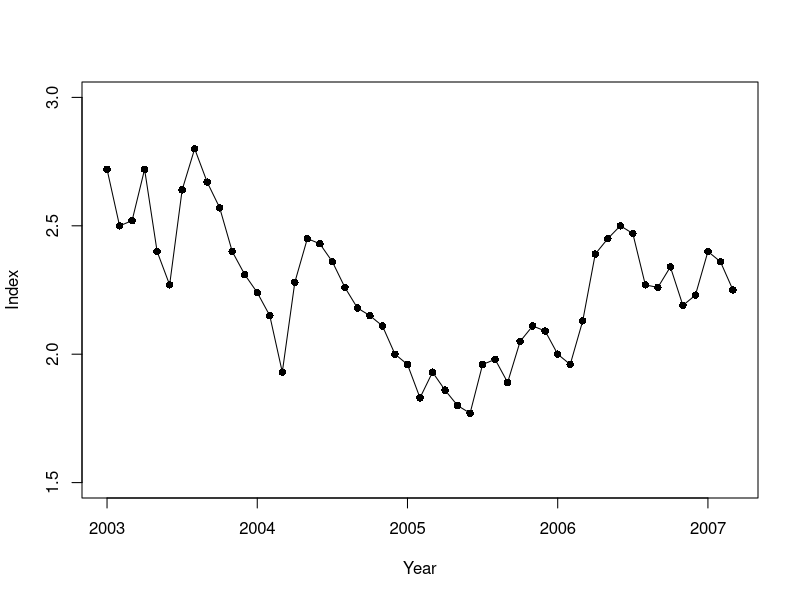
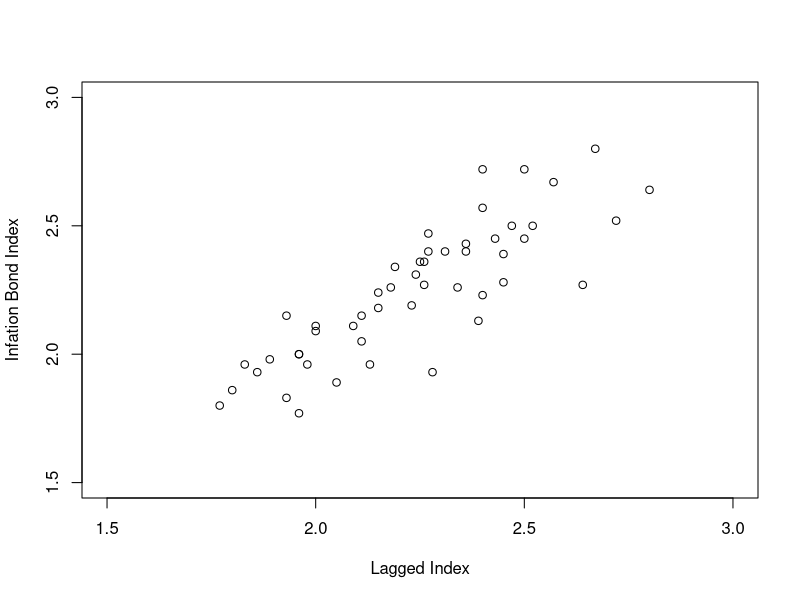
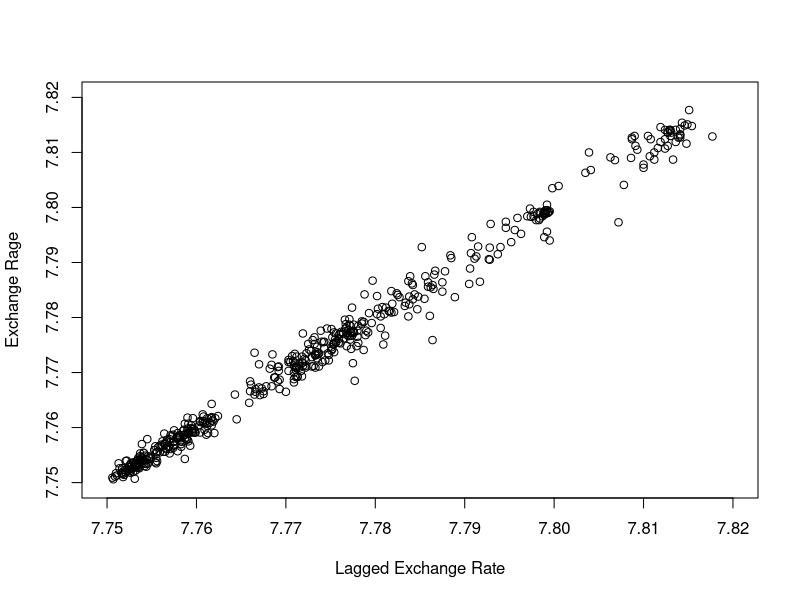
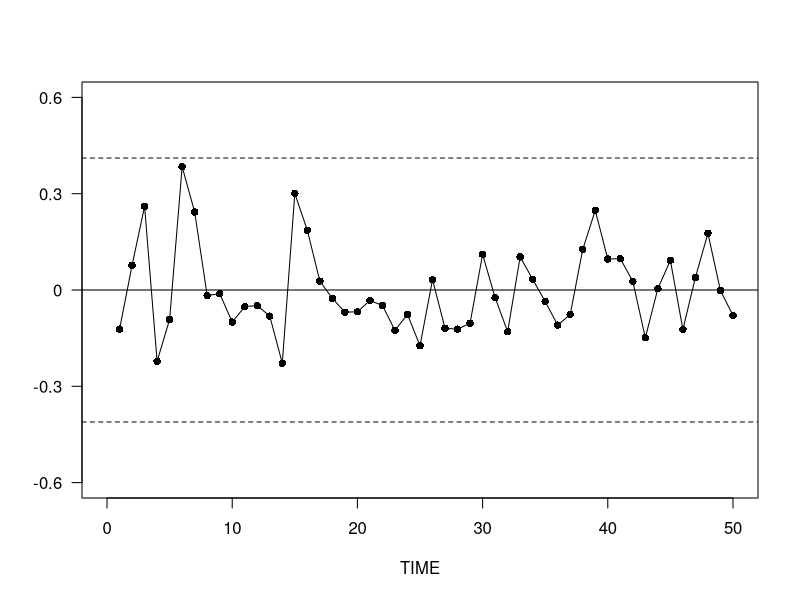
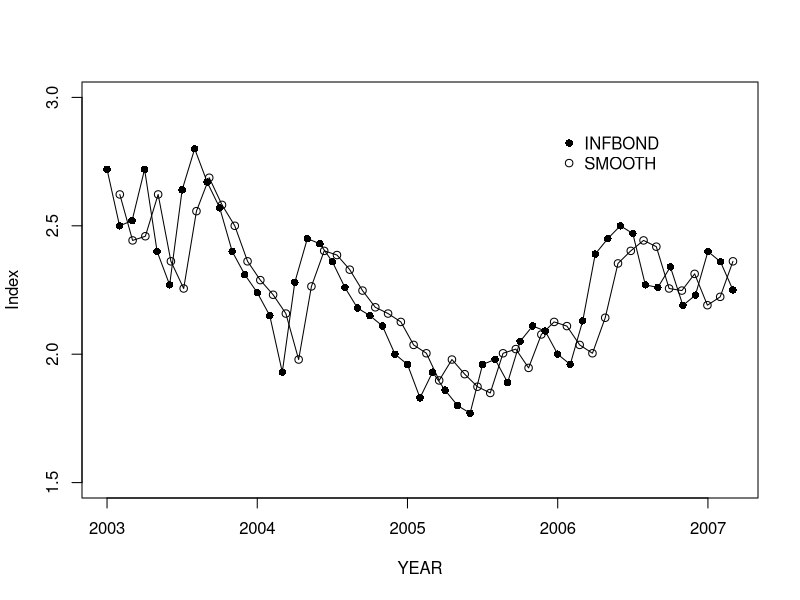
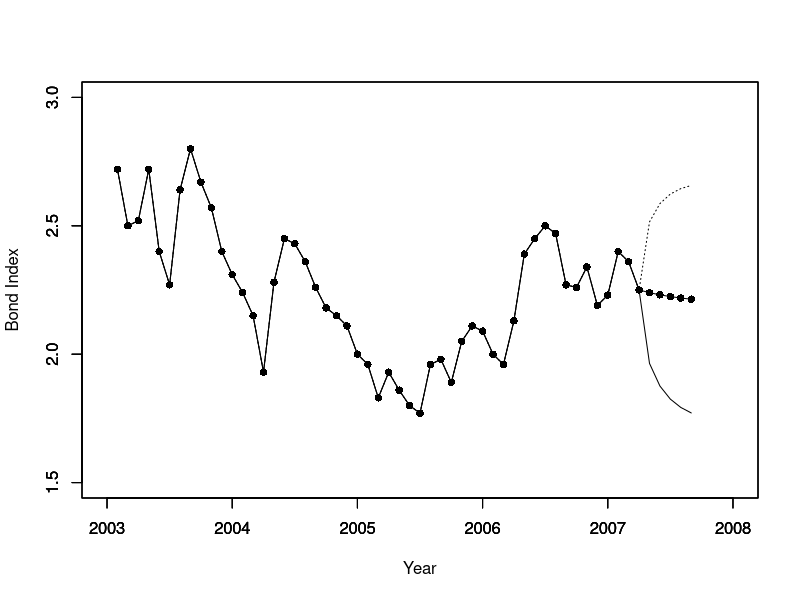
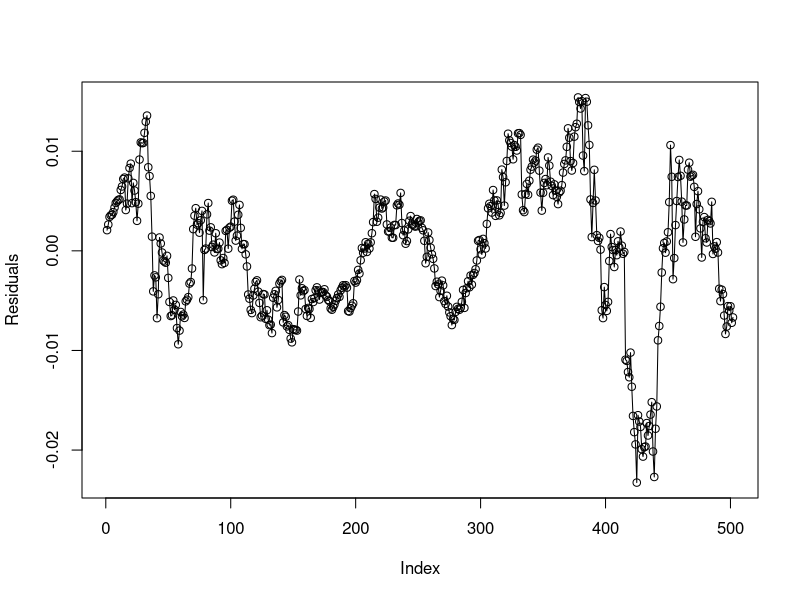
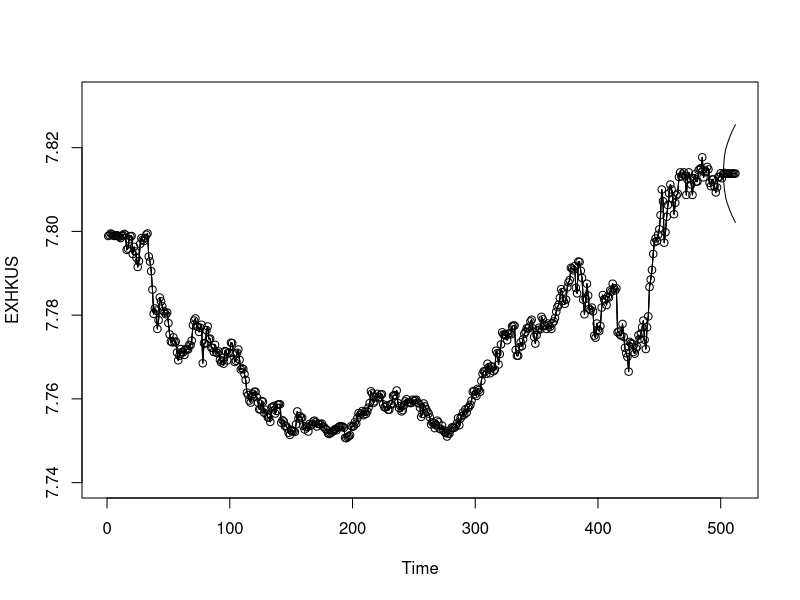

Write the R code that produced these figures, in order.
## ---- chunk 1
# Figure 81

inflation  <- read.csv("CSVData/InflationBond.csv", header=TRUE)
#inflation  <- read.csv("../../CSVData/InflationBond.csv", header=TRUE)

index<- inflation$INFBOND

foo  <- ts(index, freq = 12, start = c(2003,1),end=c(2007,3))
ts.plot(foo,ylab="Index", xlab="Year",type="o",ylim=c(1.5,3.0),
        gpars=list(pch=16))

## ---- chunk 2
Tab81 <- cbind(Mean=mean(index),Median=median(index),
                 Std=sd(index),Minimum=min(index),Maximum=max(index))
knitr::kable(Tab81, digits = 4)

## ---- chunk 3
# Figure 82
#inflation  <- read.csv("CSVData/InflationBond.csv", header=TRUE)
#inflation  <- read.csv("../../CSVData/InflationBond.csv", header=TRUE)
#index<- inflation$INFBOND

n <- length(index)
plot(index[-1],index[-n],xlim=c(1.5,3.0),ylim=c(1.5,3.0),
     xlab="Lagged Index", ylab="Infation Bond Index")


## ---- chunk 4
temp <- acf(index, plot = FALSE)
Tab83 <- temp$acf[1:6]
knitr::kable(Tab83, digits = 3)

## ---- chunk 5
cat('**Video: Section Summary**')
## ---- chunk 6
# Figure 83

exchange  <- read.csv("CSVData/HKExchange.csv", header=TRUE)
#exchange  <- read.csv("../../CSVData/HKExchange.csv", header=TRUE)

EXHKUS <- exchange$EXHKUS
plot(EXHKUS[-length(EXHKUS)], EXHKUS[-1], xlab="Lagged Exchange Rate",
     ylab="Exchange Rage", xlim=c(7.75,7.82),ylim=c(7.75,7.82))

## ---- chunk 7
cat('**Video: Section Summary**')
## ---- chunk 8
# Figure 84
#inflation  <- read.csv("CSVData/InflationBond.csv", header=TRUE)
#inflation  <- read.csv("../../CSVData/InflationBond.csv", header=TRUE)
#index<- inflation$INFBOND

lagind  <- index[-length(index)]
AR1  <- lm(index[-1] ~ lagind )
#summary(AR1)
e  <- index[-1] - as.numeric(AR1$fitted)
s  <- sqrt(sum((e-mean(e))^2)/(length(index[-1])-2))
#  = sd(e)*sqrt(49/48)
plot(c(1:50), e, xlim=c(0,50), ylim=c(-0.6,0.6), xlab="TIME",
     ylab="", type="o", pch=16,axes=F)
abline(h=0, lty=1)
abline(h=c(-3*s,3*s), lty=2)
xat  <- seq(0,50,by=10)
yat  <- seq(-0.6,0.6,by=0.3)
axis(1,at=xat,labels=as.character(xat),las=1)
axis(2,at=yat,labels=as.character(yat),las=1)
box()


## ---- chunk 9
# Table 8.5
temp <- acf(e, plot = FALSE, demean = FALSE, lag.max = 6)
Tab85 <- temp$acf[1:6]
knitr::kable(Tab85, digits = 3)

## ---- chunk 10
cat('**Video: Section Summary**')
## ---- chunk 11
# Figure 85
#inflation  <- read.csv("CSVData/InflationBond.csv", header=TRUE)
#inflation  <- read.csv("../../CSVData/InflationBond.csv", header=TRUE)
#index<- inflation$INFBOND
#foo  <- ts(index, freq = 12, start = c(2003,1),end=c(2007,3))
#AR1  <- lm(index[-1] ~ lagind )

ts.plot(foo,ylab="Index", xlab="YEAR",ylim=c(1.5,3.0),
        gpars=list(pch=16,type="o"))
pred  <- c(NA,as.numeric(AR1$fitted))
par(new=TRUE)
foopred  <- ts(pred, freq = 12, start = c(2003,2),end=c(2007,3))
ts.plot(foopred,gpars=list(pch=1,type="o",axes=F),ylim=c(1.5,3.0),
        xlab="",ylab="")
legend(2006,2.9,legend=c("INFBOND","SMOOTH"),pch=c(16,1),bty="n")

## ---- chunk 12
# Figure 86
#inflation  <- read.csv("CSVData/InflationBond.csv", header=TRUE)
#inflation  <- read.csv("../../CSVData/InflationBond.csv", header=TRUE)
#index<- inflation$INFBOND
#AR1  <- lm(index[-1] ~ lagind )

fore  <- index
b0    <- as.numeric(AR1$coef[1])
b1    <- as.numeric(AR1$coef[2])
for(i in 52:57) {fore  <- c(fore,fore[length(fore)]*b1 + b0)}

crit  <- qt(0.025,48,lower.tail=F)
temp  <- b1^((c(1:6)-1)*2)
wid   <- NULL
for(k in 1:6) {wid[k]  <- sqrt(sum(temp[1:k]))*s*crit}
lower  <- c(index,fore[52:57]-wid)
upper  <- c(index,fore[52:57]+wid)

foofore  <- ts(fore, freq = 12, start = c(2003,2),end=c(2007,9))
ts.plot(foofore,gpars=list(type="o",pch=16),ylim=c(1.5,3.0),
        xlab="Year",ylab="Bond Index",xlim=c(2003,2008))
par(new=TRUE)
foolower  <- ts(lower, freq = 12, start = c(2003,2),end=c(2007,9))
ts.plot(foolower,gpars=list(type="l",lty=1),ylim=c(1.5,3.0),
        xlab="",ylab="",axes=F,xlim=c(2003,2008))
par(new=TRUE)
fooupper  <- ts(upper, freq = 12, start = c(2003,2),end=c(2007,9))
ts.plot(fooupper,gpars=list(type="l",lty=3),ylim=c(1.5,3.0),
        xlab="",ylab="",axes=F,xlim=c(2003,2008))

## ---- chunk 13
cat('**Video: Section Summary**')
## ---- chunk 14
cat('**Video: Section Summary**')
## ---- chunk 15
# Figure 87
# exchange  <- read.csv("CSVData/HKExchange.csv", header=TRUE)
# #exchange  <- read.csv("../../CSVData/HKExchange.csv", header=TRUE)
# EXHKUS <- exchange$EXHKUS

t <- 1:length(EXHKUS)
qtrend <- lm(EXHKUS~t+I(t^2)) 
#summary(qtrend)

plot( (1:length(EXHKUS)), qtrend$resid, type="o", 
      xlab="Index", ylab="Residuals")

## ---- chunk 16
# Table 8.6
# exchange  <- read.csv("CSVData/HKExchange.csv", header=TRUE)
# #exchange  <- read.csv("../../CSVData/HKExchange.csv", header=TRUE)
# EXHKUS <- exchange$EXHKUS

# t <- 1:length(EXHKUS)
# qtrend <- lm(EXHKUS~t+I(t^2)) 

diffrate <- EXHKUS[-1]-EXHKUS[-length(EXHKUS)]
#sd(diffrate)
auto.qtrend <- as.numeric(acf(qtrend$resid,lag.max=10,plot=F)$acf)
auto.orig   <- as.numeric(acf(EXHKUS,      lag.max=10,plot=F)$acf)
auto.diff   <- as.numeric(acf(diffrate,    lag.max=10,plot=F)$acf)

Tab86 <- rbind(auto.qtrend, auto.orig, auto.diff)
knitr::kable(Tab86, digits = 3)

## ---- chunk 17
# Table 8.7
# exchange  <- read.csv("CSVData/HKExchange.csv", header=TRUE)
# #exchange  <- read.csv("../../CSVData/HKExchange.csv", header=TRUE)
# EXHKUS <- exchange$EXHKUS
#diffrate <- EXHKUS[-1]-EXHKUS[-length(EXHKUS)]

pauto.orig <- as.numeric(pacf(EXHKUS,lag.max=10,plot=F)$acf)
pauto.diff <- as.numeric(pacf(diffrate,lag.max=10,plot=F)$acf)

Tab87 <- rbind(pauto.orig, pauto.diff)
knitr::kable(Tab87, digits = 3)

## ---- chunk 18
# Table 8.8
# exchange  <- read.csv("CSVData/HKExchange.csv", header=TRUE)
# #exchange  <- read.csv("../../CSVData/HKExchange.csv", header=TRUE)
# EXHKUS <- exchange$EXHKUS
#diffrate <- EXHKUS[-1]-EXHKUS[-length(EXHKUS)]

# Fit ARIMA models
AR2 <- arima(diffrate, order = c(2,0,0))
#AR2$coef/sqrt(diag(AR2$var.coef))

# Comment: different intercept values
#sqrt(AR2$sigma2)

MA2 <- arima(diffrate, order = c(0,0,2))
#MA2$coef/sqrt(diag(MA2$var.coef))

#sqrt(MA2$sigma2)

LB1 <- LB2 <- NULL
for(k in seq(2,10, by=2)){ 
  LB1 <- c(LB1,as.numeric(Box.test(AR2$residuals,lag=k, 
                                type="Ljung",fitdf = 3)$statistic))
  LB2 <- c(LB2,as.numeric(Box.test(MA2$residuals,lag=k, 
                                type="Ljung",fitdf = 3)$statistic))
  }

Tab88 <- rbind(LB1,LB2)
rownames(Tab88)=c("AR(2)","MA(2)")
colnames(Tab88)=paste("Lag",c(2,4,6,8,10))    

knitr::kable(Tab88, digits = 4)

## ---- chunk 19
# Figure 88
# exchange  <- read.csv("CSVData/HKExchange.csv", header=TRUE)
# #exchange  <- read.csv("../../CSVData/HKExchange.csv", header=TRUE)
# EXHKUS <- exchange$EXHKUS
date <- exchange$DATE

modelAR <- arima(EXHKUS,order=c(2,1,0))
pred10  <- predict(modelAR,10)
pred    <- c(EXHKUS, pred10$pred)
lower   <- c(EXHKUS, pred10$pred-2*pred10$se)
upper   <- c(EXHKUS, pred10$pred+2*pred10$se)
plot(c(1:length(pred)), pred, xlim=c(0,510),ylim=c(7.74,7.832),
     xlab="Time", ylab="EXHKUS",type="o")
lines(c(1:length(pred)),lower)
lines(c(1:length(pred)),upper)

## ---- chunk 20
# Figure 89

spdaily  <- read.csv("CSVData/SP500Daily.csv", header=TRUE)
#spdaily <- read.csv("../../CSVData/SP500Daily.csv", header=TRUE)

sub56<-spdaily[c(1257:1759),]
plot(c(1:dim(sub56)[1]),sub56$vwretd,type="o",pch=16,
     xlab="Index",ylab="Value Weighted Return", xlim=c(0,500))

